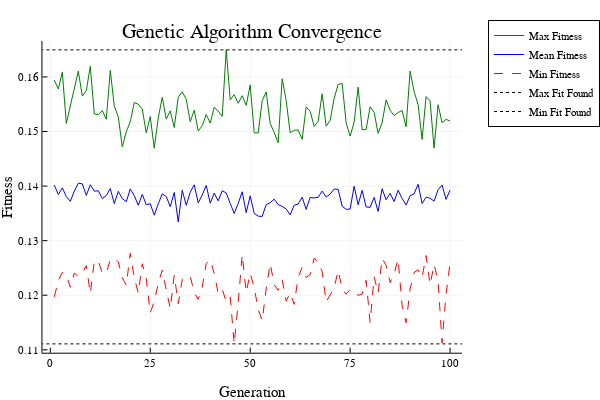
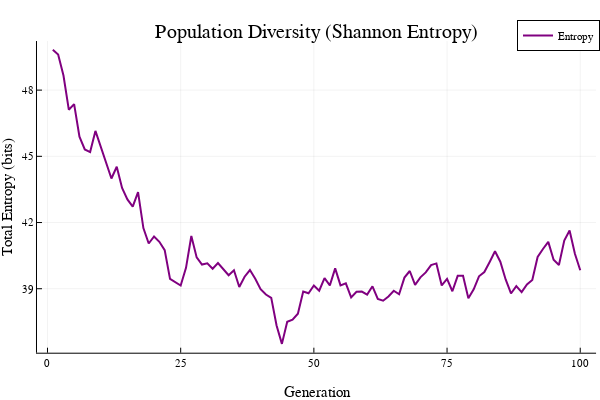

Notebook cell for these charts, in order:
### Code cell
# Genetic algorithm: SGA
sga1 = GeneticAlgorithm(
    pop_size = 80,
    max_generations = 100,
    p_c = 0.6,
    p_m = 1.0/n_features,
    chrom_len = n_features,
    
    generator = UniformRandomPopulationGenerator(),
    selector = RouletteWheelSelectionMin(),
    crossover = SinglePointCrossover(),
    mutator = BitFlipMutation(),
    survivor = GenerationalReplacement()
)

# Run GA
println("Starting GA...")
println("-"^40)
@time sga1_results = solve(problem, sga1)

# Show results
print_and_plot_results(sga1_results)

### Figure 1 — Plotly figure (JSON) as saved in the notebook; plotly's stock layout.template omitted (floating-point values rounded to 4 significant figures)
{"data": [{"colorbar": {"len": 0.8657, "title": "", "x": 0.9934, "y": 0.5087}, "legendgroup": "Max Fitness", "line": {"color": "rgba(0, 128, 0, 1.000)", "dash": "solid", "shape": "linear", "width": 1}, "mode": "lines", "name": "Max Fitness", "showlegend": true, "type": "scatter", "x": [1, 2, 3, 4, 5, 6, 7, 8, 9, 10, 11, 12, 13, 14, 15, 16, 17, 18, 19, 20, 21, 22, 23, 24, 25, 26, 27, 28, 29, 30, 31, 32, 33, 34, 35, 36, 37, 38, 39, 40, 41, 42, 43, 44, 45, 46, 47, 48, 49, 50, 51, 52, 53, 54, 55, 56, 57, 58, 59, 60, 61, 62, 63, 64, 65, 66, 67, 68, 69, 70, 71, 72, 73, 74, 75, 76, 77, 78, 79, 80, 81, 82, 83, 84, 85, 86, 87, 88, 89, 90, 91, 92, 93, 94, 95, 96, 97, 98, 99, 100], "xaxis": "x", "y": [0.1594, 0.1578, 0.1609, 0.1515, 0.1547, 0.1579, 0.161, 0.1565, 0.1575, 0.162, 0.1532, 0.1531, 0.1538, 0.1522, 0.1612, 0.1546, 0.1527, 0.1472, 0.1499, 0.1518, 0.1553, 0.155, 0.1541, 0.1497, 0.1527, 0.1469, 0.1525, 0.1563, 0.1523, 0.1538, 0.1507, 0.1563, 0.1573, 0.1559, 0.1518, 0.1539, 0.1501, 0.1511, 0.1531, 0.1515, 0.1544, 0.1537, 0.1528, 0.165, 0.1558, 0.1568, 0.1552, 0.1566, 0.1548, 0.1585, 0.1498, 0.1497, 0.1556, 0.1572, 0.1515, 0.1498, 0.1479, 0.1597, 0.1557, 0.1498, 0.1502, 0.1503, 0.1486, 0.1545, 0.1537, 0.1509, 0.1519, 0.1569, 0.151, 0.1521, 0.1561, 0.1586, 0.1588, 0.1516, 0.1492, 0.1517, 0.1581, 0.1503, 0.1504, 0.1545, 0.1535, 0.1497, 0.1516, 0.1558, 0.1539, 0.1529, 0.1535, 0.1538, 0.1509, 0.1611, 0.1573, 0.1549, 0.1485, 0.1564, 0.1556, 0.1469, 0.1549, 0.1516, 0.1522, 0.1519], "yaxis": "y"}, {"colorbar": {"len": 0.8657, "title": "", "x": 0.9934, "y": 0.5087}, "legendgroup": "Mean Fitness", "line": {"color": "rgba(0, 0, 255, 1.000)", "dash": "solid", "shape": "linear", "width": 1}, "mode": "lines", "name": "Mean Fitness", "showlegend": true, "type": "scatter", "x": [1, 2, 3, 4, 5, 6, 7, 8, 9, 10, 11, 12, 13, 14, 15, 16, 17, 18, 19, 20, 21, 22, 23, 24, 25, 26, 27, 28, 29, 30, 31, 32, 33, 34, 35, 36, 37, 38, 39, 40, 41, 42, 43, 44, 45, 46, 47, 48, 49, 50, 51, 52, 53, 54, 55, 56, 57, 58, 59, 60, 61, 62, 63, 64, 65, 66, 67, 68, 69, 70, 71, 72, 73, 74, 75, 76, 77, 78, 79, 80, 81, 82, 83, 84, 85, 86, 87, 88, 89, 90, 91, 92, 93, 94, 95, 96, 97, 98, 99, 100], "xaxis": "x", "y": [0.1402, 0.1385, 0.1397, 0.1381, 0.1372, 0.1391, 0.1405, 0.1404, 0.1383, 0.1402, 0.1391, 0.1391, 0.1377, 0.1383, 0.1395, 0.1368, 0.139, 0.1377, 0.1371, 0.1395, 0.1382, 0.1365, 0.1385, 0.1366, 0.1368, 0.1347, 0.1367, 0.1386, 0.1381, 0.1362, 0.1388, 0.1334, 0.1392, 0.1365, 0.1389, 0.1402, 0.1369, 0.1384, 0.1401, 0.1369, 0.1387, 0.1373, 0.1391, 0.1388, 0.1368, 0.135, 0.1368, 0.139, 0.1351, 0.1382, 0.135, 0.1345, 0.1344, 0.1366, 0.1369, 0.1376, 0.1366, 0.1363, 0.1358, 0.1347, 0.1365, 0.1367, 0.138, 0.1357, 0.1379, 0.1378, 0.138, 0.1391, 0.138, 0.1385, 0.1395, 0.1394, 0.1363, 0.1357, 0.1358, 0.14, 0.1366, 0.1392, 0.1362, 0.1361, 0.1379, 0.1353, 0.1395, 0.1375, 0.1387, 0.1372, 0.1392, 0.1377, 0.1365, 0.1382, 0.1386, 0.1403, 0.1368, 0.138, 0.1378, 0.1373, 0.1393, 0.1402, 0.1376, 0.1393], "yaxis": "y"}, {"colorbar": {"len": 0.8657, "title": "", "x": 0.9934, "y": 0.5087}, "legendgroup": "Min Fitness", "line": {"color": "rgba(255, 0, 0, 1.000)", "dash": "dash", "shape": "linear", "width": 1}, "mode": "lines", "name": "Min Fitness", "showlegend": true, "type": "scatter", "x": [1, 2, 3, 4, 5, 6, 7, 8, 9, 10, 11, 12, 13, 14, 15, 16, 17, 18, 19, 20, 21, 22, 23, 24, 25, 26, 27, 28, 29, 30, 31, 32, 33, 34, 35, 36, 37, 38, 39, 40, 41, 42, 43, 44, 45, 46, 47, 48, 49, 50, 51, 52, 53, 54, 55, 56, 57, 58, 59, 60, 61, 62, 63, 64, 65, 66, 67, 68, 69, 70, 71, 72, 73, 74, 75, 76, 77, 78, 79, 80, 81, 82, 83, 84, 85, 86, 87, 88, 89, 90, 91, 92, 93, 94, 95, 96, 97, 98, 99, 100], "xaxis": "x", "y": [0.1197, 0.1227, 0.1242, 0.1238, 0.1214, 0.1241, 0.1235, 0.1241, 0.1254, 0.1204, 0.1262, 0.1263, 0.1241, 0.124, 0.1266, 0.1267, 0.1261, 0.1232, 0.1218, 0.1277, 0.1232, 0.1204, 0.1258, 0.123, 0.1168, 0.1189, 0.1222, 0.1246, 0.121, 0.1175, 0.1237, 0.1185, 0.1229, 0.1235, 0.1234, 0.1205, 0.1192, 0.1215, 0.1258, 0.1265, 0.124, 0.1204, 0.1211, 0.1188, 0.1197, 0.1111, 0.1187, 0.1275, 0.1205, 0.1241, 0.1214, 0.1174, 0.1153, 0.1211, 0.1258, 0.1219, 0.1209, 0.1228, 0.1189, 0.1204, 0.1183, 0.1233, 0.1251, 0.1233, 0.1238, 0.1268, 0.1261, 0.1244, 0.1188, 0.12, 0.1214, 0.1245, 0.1212, 0.1202, 0.1211, 0.1208, 0.12, 0.1202, 0.1227, 0.115, 0.1234, 0.1204, 0.1267, 0.1255, 0.1223, 0.1239, 0.1266, 0.1181, 0.115, 0.1211, 0.1242, 0.1247, 0.1232, 0.1273, 0.1219, 0.1256, 0.1226, 0.1113, 0.1203, 0.1259], "yaxis": "y"}, {"colorbar": {"len": 0.8657, "title": "", "x": 0.9934, "y": 0.5087}, "legendgroup": "Max Fit Found", "line": {"color": "rgba(0, 0, 0, 1.000)", "dash": "dot", "shape": "linear", "width": 1}, "mode": "lines", "name": "Max Fit Found", "showlegend": true, "type": "scatter", "x": [-10500.0, 10600.0], "xaxis": "x", "y": [0.165, 0.165], "yaxis": "y"}, {"colorbar": {"len": 0.8657, "title": "", "x": 0.9934, "y": 0.5087}, "legendgroup": "Min Fit Found", "line": {"color": "rgba(0, 0, 0, 1.000)", "dash": "dot", "shape": "linear", "width": 1}, "mode": "lines", "name": "Min Fit Found", "showlegend": true, "type": "scatter", "x": [-10500.0, 10600.0], "xaxis": "x", "y": [0.1111, 0.1111], "yaxis": "y"}], "layout": {"annotations": [{"font": {"color": "rgba(0, 0, 0, 1.000)", "family": "sans-serif", "size": 20}, "rotation": 0, "showarrow": false, "text": "Genetic Algorithm Convergence", "x": 0.5424, "xanchor": "center", "xref": "paper", "y": 1, "yanchor": "top", "yref": "paper"}], "height": 400, "legend": {"bgcolor": "rgba(255, 255, 255, 1.000)", "bordercolor": "rgba(0, 0, 0, 1.000)", "borderwidth": 1, "font": {"color": "rgba(0, 0, 0, 1.000)", "family": "sans-serif", "size": 11}, "title": {"font": {"color": "rgba(0, 0, 0, 1.000)", "family": "sans-serif", "size": 15}, "text": ""}, "tracegroupgap": 0, "traceorder": "normal", "x": 1.05, "xanchor": "upper", "y": 1, "yanchor": "right"}, "margin": {"b": 20, "l": 0, "r": 0, "t": 20}, "paper_bgcolor": "rgba(255, 255, 255, 1.000)", "plot_bgcolor": "rgba(255, 255, 255, 1.000)", "showlegend": true, "width": 600, "xaxis": {"anchor": "y", "domain": [0.09128, 0.9934], "gridcolor": "rgba(0, 0, 0, 0.100)", "gridwidth": 0.5, "linecolor": "rgba(0, 0, 0, 1.000)", "mirror": false, "range": [-1.97, 103.0], "showgrid": true, "showline": true, "showticklabels": true, "tickangle": 0, "tickcolor": "rgb(0, 0, 0)", "tickfont": {"color": "rgba(0, 0, 0, 1.000)", "family": "sans-serif", "size": 11}, "tickmode": "array", "ticks": "inside", "ticktext": ["0", "25", "50", "75", "100"], "tickvals": [0, 25, 50, 75, 100], "title": "Generation", "titlefont": {"color": "rgba(0, 0, 0, 1.000)", "family": "sans-serif", "size": 15}, "type": "-", "visible": true, "zeroline": false, "zerolinecolor": "rgba(0, 0, 0, 1.000)"}, "yaxis": {"anchor": "x", "domain": [0.07581, 0.9415], "gridcolor": "rgba(0, 0, 0, 0.100)", "gridwidth": 0.5, "linecolor": "rgba(0, 0, 0, 1.000)", "mirror": false, "range": [0.1095, 0.1666], "showgrid": true, "showline": true, "showticklabels": true, "tickangle": 0, "tickcolor": "rgb(0, 0, 0)", "tickfont": {"color": "rgba(0, 0, 0, 1.000)", "family": "sans-serif", "size": 11}, "tickmode": "array", "ticks": "inside", "ticktext": ["0.11", "0.12", "0.13", "0.14", "0.15", "0.16"], "tickvals": [0.11, 0.12, 0.13, 0.14, 0.15, 0.16], "title": "Fitness", "titlefont": {"color": "rgba(0, 0, 0, 1.000)", "family": "sans-serif", "size": 15}, "type": "-", "visible": true, "zeroline": false, "zerolinecolor": "rgba(0, 0, 0, 1.000)"}}}

### Figure 2 — Plotly figure (JSON) as saved in the notebook; plotly's stock layout.template omitted (floating-point values rounded to 4 significant figures)
{"data": [{"colorbar": {"len": 0.8657, "title": "", "x": 0.9934, "y": 0.5087}, "legendgroup": "Entropy", "line": {"color": "rgba(128, 0, 128, 1.000)", "dash": "solid", "shape": "linear", "width": 2}, "mode": "lines", "name": "Entropy", "showlegend": true, "type": "scatter", "x": [1, 2, 3, 4, 5, 6, 7, 8, 9, 10, 11, 12, 13, 14, 15, 16, 17, 18, 19, 20, 21, 22, 23, 24, 25, 26, 27, 28, 29, 30, 31, 32, 33, 34, 35, 36, 37, 38, 39, 40, 41, 42, 43, 44, 45, 46, 47, 48, 49, 50, 51, 52, 53, 54, 55, 56, 57, 58, 59, 60, 61, 62, 63, 64, 65, 66, 67, 68, 69, 70, 71, 72, 73, 74, 75, 76, 77, 78, 79, 80, 81, 82, 83, 84, 85, 86, 87, 88, 89, 90, 91, 92, 93, 94, 95, 96, 97, 98, 99, 100], "xaxis": "x", "y": [49.82, 49.61, 48.66, 47.11, 47.37, 45.89, 45.31, 45.19, 46.15, 45.41, 44.75, 43.99, 44.53, 43.56, 43.05, 42.72, 43.38, 41.75, 41.05, 41.37, 41.13, 40.75, 39.45, 39.31, 39.15, 39.95, 41.39, 40.42, 40.09, 40.15, 39.91, 40.16, 39.9, 39.61, 39.84, 39.08, 39.54, 39.85, 39.45, 38.98, 38.74, 38.59, 37.34, 36.5, 37.5, 37.6, 37.87, 38.87, 38.8, 39.15, 38.91, 39.48, 39.15, 39.92, 39.15, 39.25, 38.61, 38.86, 38.87, 38.73, 39.11, 38.53, 38.46, 38.65, 38.91, 38.75, 39.51, 39.8, 39.17, 39.52, 39.74, 40.07, 40.15, 39.15, 39.44, 38.89, 39.58, 39.59, 38.57, 38.98, 39.56, 39.76, 40.22, 40.7, 40.23, 39.42, 38.79, 39.12, 38.85, 39.19, 39.4, 40.44, 40.8, 41.12, 40.32, 40.08, 41.18, 41.64, 40.58, 39.84], "yaxis": "y"}], "layout": {"annotations": [{"font": {"color": "rgba(0, 0, 0, 1.000)", "family": "sans-serif", "size": 20}, "rotation": 0, "showarrow": false, "text": "Population Diversity (Shannon Entropy)", "x": 0.5275, "xanchor": "center", "xref": "paper", "y": 1, "yanchor": "top", "yref": "paper"}], "height": 400, "legend": {"bgcolor": "rgba(255, 255, 255, 1.000)", "bordercolor": "rgba(0, 0, 0, 1.000)", "borderwidth": 1, "font": {"color": "rgba(0, 0, 0, 1.000)", "family": "sans-serif", "size": 11}, "title": {"font": {"color": "rgba(0, 0, 0, 1.000)", "family": "sans-serif", "size": 15}, "text": ""}, "tracegroupgap": 0, "traceorder": "normal", "x": 1, "xanchor": "right", "y": 1, "yanchor": "top"}, "margin": {"b": 20, "l": 0, "r": 0, "t": 20}, "paper_bgcolor": "rgba(255, 255, 255, 1.000)", "plot_bgcolor": "rgba(255, 255, 255, 1.000)", "showlegend": true, "width": 600, "xaxis": {"anchor": "y", "domain": [0.06165, 0.9934], "gridcolor": "rgba(0, 0, 0, 0.100)", "gridwidth": 0.5, "linecolor": "rgba(0, 0, 0, 1.000)", "mirror": false, "range": [-1.97, 103.0], "showgrid": true, "showline": true, "showticklabels": true, "tickangle": 0, "tickcolor": "rgb(0, 0, 0)", "tickfont": {"color": "rgba(0, 0, 0, 1.000)", "family": "sans-serif", "size": 11}, "tickmode": "array", "ticks": "inside", "ticktext": ["0", "25", "50", "75", "100"], "tickvals": [0, 25, 50, 75, 100], "title": "Generation", "titlefont": {"color": "rgba(0, 0, 0, 1.000)", "family": "sans-serif", "size": 15}, "type": "-", "visible": true, "zeroline": false, "zerolinecolor": "rgba(0, 0, 0, 1.000)"}, "yaxis": {"anchor": "x", "domain": [0.07581, 0.9415], "gridcolor": "rgba(0, 0, 0, 0.100)", "gridwidth": 0.5, "linecolor": "rgba(0, 0, 0, 1.000)", "mirror": false, "range": [36.1, 50.22], "showgrid": true, "showline": true, "showticklabels": true, "tickangle": 0, "tickcolor": "rgb(0, 0, 0)", "tickfont": {"color": "rgba(0, 0, 0, 1.000)", "family": "sans-serif", "size": 11}, "tickmode": "array", "ticks": "inside", "ticktext": ["39", "42", "45", "48"], "tickvals": [39, 42, 45, 48], "title": "Total Entropy (bits)", "titlefont": {"color": "rgba(0, 0, 0, 1.000)", "family": "sans-serif", "size": 15}, "type": "-", "visible": true, "zeroline": false, "zerolinecolor": "rgba(0, 0, 0, 1.000)"}}}
